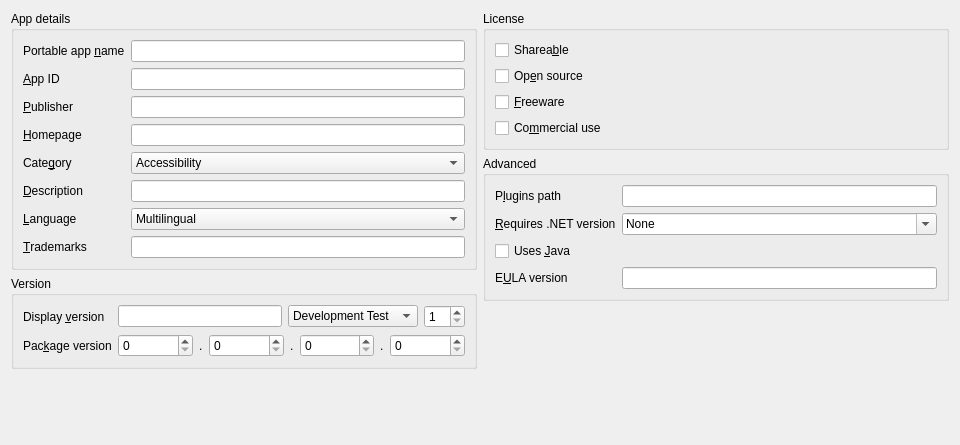
<?xml version="1.0" encoding="UTF-8"?>
<ui version="4.0">
 <class>PageDetails</class>
 <widget class="QWidget" name="PageDetails">
  <property name="geometry">
   <rect>
    <x>0</x>
    <y>0</y>
    <width>960</width>
    <height>445</height>
   </rect>
  </property>
  <layout class="QGridLayout" name="gridLayout">
   <item row="2" column="2">
    <layout class="QVBoxLayout" name="left_column">
     <item>
      <widget class="QGroupBox" name="DetailsGroupBox">
       <property name="sizePolicy">
        <sizepolicy hsizetype="Preferred" vsizetype="Preferred">
         <horstretch>1</horstretch>
         <verstretch>0</verstretch>
        </sizepolicy>
       </property>
       <property name="title">
        <string>App details</string>
       </property>
       <layout class="QFormLayout" name="formLayout_4">
        <property name="fieldGrowthPolicy">
         <enum>QFormLayout::AllNonFixedFieldsGrow</enum>
        </property>
        <item row="0" column="0">
         <widget class="QLabel" name="NameLabel">
          <property name="text">
           <string>Portable app &amp;name</string>
          </property>
          <property name="buddy">
           <cstring>Name</cstring>
          </property>
         </widget>
        </item>
        <item row="0" column="1">
         <widget class="QLineEdit" name="Name">
          <property name="maxLength">
           <number>128</number>
          </property>
         </widget>
        </item>
        <item row="1" column="0">
         <widget class="QLabel" name="AppIDLabel">
          <property name="text">
           <string>&amp;App ID</string>
          </property>
          <property name="buddy">
           <cstring>AppID</cstring>
          </property>
         </widget>
        </item>
        <item row="1" column="1">
         <widget class="QLineEdit" name="AppID">
          <property name="maxLength">
           <number>128</number>
          </property>
         </widget>
        </item>
        <item row="2" column="0">
         <widget class="QLabel" name="PublisherLabel">
          <property name="text">
           <string>&amp;Publisher</string>
          </property>
          <property name="buddy">
           <cstring>Publisher</cstring>
          </property>
         </widget>
        </item>
        <item row="2" column="1">
         <widget class="QLineEdit" name="Publisher">
          <property name="maxLength">
           <number>128</number>
          </property>
         </widget>
        </item>
        <item row="3" column="0">
         <widget class="QLabel" name="HomepageLabel">
          <property name="text">
           <string>&amp;Homepage</string>
          </property>
          <property name="buddy">
           <cstring>Homepage</cstring>
          </property>
         </widget>
        </item>
        <item row="3" column="1">
         <widget class="QLineEdit" name="Homepage">
          <property name="maxLength">
           <number>128</number>
          </property>
         </widget>
        </item>
        <item row="4" column="0">
         <widget class="QLabel" name="CategoryLabel">
          <property name="text">
           <string>Cate&amp;gory</string>
          </property>
          <property name="buddy">
           <cstring>Category</cstring>
          </property>
         </widget>
        </item>
        <item row="4" column="1">
         <widget class="QComboBox" name="Category">
          <item>
           <property name="text">
            <string notr="true">Accessibility</string>
           </property>
          </item>
          <item>
           <property name="text">
            <string notr="true">Development</string>
           </property>
          </item>
          <item>
           <property name="text">
            <string notr="true">Education</string>
           </property>
          </item>
          <item>
           <property name="text">
            <string notr="true">Games</string>
           </property>
          </item>
          <item>
           <property name="text">
            <string notr="true">Graphics &amp; Pictures</string>
           </property>
          </item>
          <item>
           <property name="text">
            <string notr="true">Internet</string>
           </property>
          </item>
          <item>
           <property name="text">
            <string notr="true">Music &amp; Video</string>
           </property>
          </item>
          <item>
           <property name="text">
            <string notr="true">Office</string>
           </property>
          </item>
          <item>
           <property name="text">
            <string notr="true">Security</string>
           </property>
          </item>
          <item>
           <property name="text">
            <string notr="true">Utilities</string>
           </property>
          </item>
         </widget>
        </item>
        <item row="5" column="0">
         <widget class="QLabel" name="DescriptionLabel">
          <property name="text">
           <string>&amp;Description</string>
          </property>
          <property name="buddy">
           <cstring>Description</cstring>
          </property>
         </widget>
        </item>
        <item row="5" column="1">
         <widget class="QLineEdit" name="Description">
          <property name="maxLength">
           <number>512</number>
          </property>
         </widget>
        </item>
        <item row="6" column="0">
         <widget class="QLabel" name="LanguageLabel">
          <property name="text">
           <string>&amp;Language</string>
          </property>
          <property name="buddy">
           <cstring>Language</cstring>
          </property>
         </widget>
        </item>
        <item row="6" column="1">
         <widget class="QComboBox" name="Language">
          <item>
           <property name="text">
            <string notr="true">Multilingual</string>
           </property>
          </item>
          <item>
           <property name="text">
            <string notr="true">English</string>
           </property>
          </item>
          <item>
           <property name="text">
            <string notr="true">Afrikaans</string>
           </property>
          </item>
          <item>
           <property name="text">
            <string notr="true">Albanian</string>
           </property>
          </item>
          <item>
           <property name="text">
            <string notr="true">Arabic</string>
           </property>
          </item>
          <item>
           <property name="text">
            <string notr="true">Armenian</string>
           </property>
          </item>
          <item>
           <property name="text">
            <string notr="true">Basque</string>
           </property>
          </item>
          <item>
           <property name="text">
            <string notr="true">Belarusian</string>
           </property>
          </item>
          <item>
           <property name="text">
            <string notr="true">Bosnian</string>
           </property>
          </item>
          <item>
           <property name="text">
            <string notr="true">Breton</string>
           </property>
          </item>
          <item>
           <property name="text">
            <string notr="true">Bulgarian</string>
           </property>
          </item>
          <item>
           <property name="text">
            <string notr="true">Catalan</string>
           </property>
          </item>
          <item>
           <property name="text">
            <string notr="true">Cibemba</string>
           </property>
          </item>
          <item>
           <property name="text">
            <string notr="true">Croatian</string>
           </property>
          </item>
          <item>
           <property name="text">
            <string notr="true">Czech</string>
           </property>
          </item>
          <item>
           <property name="text">
            <string notr="true">Danish</string>
           </property>
          </item>
          <item>
           <property name="text">
            <string notr="true">Dutch</string>
           </property>
          </item>
          <item>
           <property name="text">
            <string notr="true">Efik</string>
           </property>
          </item>
          <item>
           <property name="text">
            <string notr="true">Estonian</string>
           </property>
          </item>
          <item>
           <property name="text">
            <string notr="true">Farsi</string>
           </property>
          </item>
          <item>
           <property name="text">
            <string notr="true">Finnish</string>
           </property>
          </item>
          <item>
           <property name="text">
            <string notr="true">French</string>
           </property>
          </item>
          <item>
           <property name="text">
            <string notr="true">Galician</string>
           </property>
          </item>
          <item>
           <property name="text">
            <string notr="true">Georgian</string>
           </property>
          </item>
          <item>
           <property name="text">
            <string notr="true">German</string>
           </property>
          </item>
          <item>
           <property name="text">
            <string notr="true">Greek</string>
           </property>
          </item>
          <item>
           <property name="text">
            <string notr="true">Hebrew</string>
           </property>
          </item>
          <item>
           <property name="text">
            <string notr="true">Hungarian</string>
           </property>
          </item>
          <item>
           <property name="text">
            <string notr="true">Icelandic</string>
           </property>
          </item>
          <item>
           <property name="text">
            <string notr="true">Igbo</string>
           </property>
          </item>
          <item>
           <property name="text">
            <string notr="true">Indonesian</string>
           </property>
          </item>
          <item>
           <property name="text">
            <string notr="true">Irish</string>
           </property>
          </item>
          <item>
           <property name="text">
            <string notr="true">Italian</string>
           </property>
          </item>
          <item>
           <property name="text">
            <string notr="true">Japanese</string>
           </property>
          </item>
          <item>
           <property name="text">
            <string notr="true">Khmer</string>
           </property>
          </item>
          <item>
           <property name="text">
            <string notr="true">Korean</string>
           </property>
          </item>
          <item>
           <property name="text">
            <string notr="true">Kurdish</string>
           </property>
          </item>
          <item>
           <property name="text">
            <string notr="true">Latvian</string>
           </property>
          </item>
          <item>
           <property name="text">
            <string notr="true">Lithuanian</string>
           </property>
          </item>
          <item>
           <property name="text">
            <string notr="true">Luxembourgish</string>
           </property>
          </item>
          <item>
           <property name="text">
            <string notr="true">Macedonian</string>
           </property>
          </item>
          <item>
           <property name="text">
            <string notr="true">Malagasy</string>
           </property>
          </item>
          <item>
           <property name="text">
            <string notr="true">Malay</string>
           </property>
          </item>
          <item>
           <property name="text">
            <string notr="true">Mongolian</string>
           </property>
          </item>
          <item>
           <property name="text">
            <string notr="true">Norwegian</string>
           </property>
          </item>
          <item>
           <property name="text">
            <string notr="true">NorwegianNynorsk</string>
           </property>
          </item>
          <item>
           <property name="text">
            <string notr="true">Pashto</string>
           </property>
          </item>
          <item>
           <property name="text">
            <string notr="true">Polish</string>
           </property>
          </item>
          <item>
           <property name="text">
            <string notr="true">Portuguese</string>
           </property>
          </item>
          <item>
           <property name="text">
            <string notr="true">PortugueseBR</string>
           </property>
          </item>
          <item>
           <property name="text">
            <string notr="true">Romanian</string>
           </property>
          </item>
          <item>
           <property name="text">
            <string notr="true">Russian</string>
           </property>
          </item>
          <item>
           <property name="text">
            <string notr="true">Serbian</string>
           </property>
          </item>
          <item>
           <property name="text">
            <string notr="true">SerbianLatin</string>
           </property>
          </item>
          <item>
           <property name="text">
            <string notr="true">SimpChinese</string>
           </property>
          </item>
          <item>
           <property name="text">
            <string notr="true">Slovak</string>
           </property>
          </item>
          <item>
           <property name="text">
            <string notr="true">Slovenian</string>
           </property>
          </item>
          <item>
           <property name="text">
            <string notr="true">Spanish</string>
           </property>
          </item>
          <item>
           <property name="text">
            <string notr="true">SpanishInternational</string>
           </property>
          </item>
          <item>
           <property name="text">
            <string notr="true">Swahili</string>
           </property>
          </item>
          <item>
           <property name="text">
            <string notr="true">Swedish</string>
           </property>
          </item>
          <item>
           <property name="text">
            <string notr="true">Thai</string>
           </property>
          </item>
          <item>
           <property name="text">
            <string notr="true">TradChinese</string>
           </property>
          </item>
          <item>
           <property name="text">
            <string notr="true">Turkish</string>
           </property>
          </item>
          <item>
           <property name="text">
            <string notr="true">Ukranian</string>
           </property>
          </item>
          <item>
           <property name="text">
            <string notr="true">Uzbek</string>
           </property>
          </item>
          <item>
           <property name="text">
            <string notr="true">Valencian</string>
           </property>
          </item>
          <item>
           <property name="text">
            <string notr="true">Vietnamese</string>
           </property>
          </item>
          <item>
           <property name="text">
            <string notr="true">Welsh</string>
           </property>
          </item>
          <item>
           <property name="text">
            <string notr="true">Yoruba</string>
           </property>
          </item>
         </widget>
        </item>
        <item row="7" column="0">
         <widget class="QLabel" name="TrademarksLabel">
          <property name="text">
           <string>&amp;Trademarks</string>
          </property>
          <property name="buddy">
           <cstring>Trademarks</cstring>
          </property>
         </widget>
        </item>
        <item row="7" column="1">
         <widget class="QLineEdit" name="Trademarks">
          <property name="maxLength">
           <number>512</number>
          </property>
         </widget>
        </item>
       </layout>
      </widget>
     </item>
     <item>
      <widget class="QGroupBox" name="VersionGroupBox">
       <property name="title">
        <string>Version</string>
       </property>
       <layout class="QFormLayout" name="formLayout_2">
        <property name="fieldGrowthPolicy">
         <enum>QFormLayout::AllNonFixedFieldsGrow</enum>
        </property>
        <item row="0" column="0">
         <widget class="QLabel" name="DisplayVersionLabel">
          <property name="text">
           <string>Display &amp;version</string>
          </property>
          <property name="buddy">
           <cstring>DisplayVersionBase</cstring>
          </property>
         </widget>
        </item>
        <item row="0" column="1">
         <layout class="QHBoxLayout" name="horizontalLayout_3">
          <item>
           <widget class="QLineEdit" name="DisplayVersionBase">
            <property name="maxLength">
             <number>20</number>
            </property>
           </widget>
          </item>
          <item>
           <widget class="QComboBox" name="DisplayVersionType">
            <item>
             <property name="text">
              <string notr="true">Development Test</string>
             </property>
            </item>
            <item>
             <property name="text">
              <string notr="true">Pre-Release</string>
             </property>
            </item>
            <item>
             <property name="text">
              <string notr="true">(official release)</string>
             </property>
            </item>
            <item>
             <property name="text">
              <string notr="true">Revision</string>
             </property>
            </item>
           </widget>
          </item>
          <item>
           <widget class="QSpinBox" name="DisplayVersionNum">
            <property name="minimum">
             <number>1</number>
            </property>
           </widget>
          </item>
         </layout>
        </item>
        <item row="1" column="0">
         <widget class="QLabel" name="PackageVersionLabel">
          <property name="text">
           <string>Pac&amp;kage version</string>
          </property>
          <property name="buddy">
           <cstring>PackageVersion1</cstring>
          </property>
         </widget>
        </item>
        <item row="1" column="1">
         <layout class="QHBoxLayout" name="horizontalLayout_5">
          <item>
           <widget class="QSpinBox" name="PackageVersion1">
            <property name="maximum">
             <number>65535</number>
            </property>
           </widget>
          </item>
          <item>
           <widget class="QLabel" name="PackageVersionDot1">
            <property name="sizePolicy">
             <sizepolicy hsizetype="Fixed" vsizetype="Preferred">
              <horstretch>0</horstretch>
              <verstretch>0</verstretch>
             </sizepolicy>
            </property>
            <property name="text">
             <string>.</string>
            </property>
           </widget>
          </item>
          <item>
           <widget class="QSpinBox" name="PackageVersion2">
            <property name="maximum">
             <number>65535</number>
            </property>
           </widget>
          </item>
          <item>
           <widget class="QLabel" name="PackageVersionDot2">
            <property name="sizePolicy">
             <sizepolicy hsizetype="Fixed" vsizetype="Preferred">
              <horstretch>0</horstretch>
              <verstretch>0</verstretch>
             </sizepolicy>
            </property>
            <property name="text">
             <string>.</string>
            </property>
           </widget>
          </item>
          <item>
           <widget class="QSpinBox" name="PackageVersion3">
            <property name="maximum">
             <number>65535</number>
            </property>
           </widget>
          </item>
          <item>
           <widget class="QLabel" name="PackageVersionDot3">
            <property name="sizePolicy">
             <sizepolicy hsizetype="Fixed" vsizetype="Preferred">
              <horstretch>0</horstretch>
              <verstretch>0</verstretch>
             </sizepolicy>
            </property>
            <property name="text">
             <string>.</string>
            </property>
           </widget>
          </item>
          <item>
           <widget class="QSpinBox" name="PackageVersion4">
            <property name="maximum">
             <number>65535</number>
            </property>
           </widget>
          </item>
         </layout>
        </item>
       </layout>
      </widget>
     </item>
     <item>
      <spacer name="left_spacer">
       <property name="orientation">
        <enum>Qt::Vertical</enum>
       </property>
       <property name="sizeHint" stdset="0">
        <size>
         <width>20</width>
         <height>10</height>
        </size>
       </property>
      </spacer>
     </item>
    </layout>
   </item>
   <item row="2" column="3">
    <layout class="QVBoxLayout" name="right_column">
     <item>
      <widget class="QGroupBox" name="LicenseGroupBox">
       <property name="title">
        <string>License</string>
       </property>
       <layout class="QFormLayout" name="formLayout_5">
        <property name="fieldGrowthPolicy">
         <enum>QFormLayout::AllNonFixedFieldsGrow</enum>
        </property>
        <item row="0" column="0">
         <widget class="QCheckBox" name="Shareable">
          <property name="text">
           <string>Sharea&amp;ble</string>
          </property>
         </widget>
        </item>
        <item row="1" column="0">
         <widget class="QCheckBox" name="OpenSource">
          <property name="text">
           <string>Op&amp;en source</string>
          </property>
         </widget>
        </item>
        <item row="2" column="0">
         <widget class="QCheckBox" name="Freeware">
          <property name="text">
           <string>&amp;Freeware</string>
          </property>
         </widget>
        </item>
        <item row="3" column="0">
         <widget class="QCheckBox" name="CommercialUse">
          <property name="text">
           <string>Co&amp;mmercial use</string>
          </property>
         </widget>
        </item>
       </layout>
      </widget>
     </item>
     <item>
      <widget class="QGroupBox" name="AdvancedGroupBox">
       <property name="title">
        <string>Advanced</string>
       </property>
       <layout class="QFormLayout" name="formLayout_7">
        <property name="fieldGrowthPolicy">
         <enum>QFormLayout::AllNonFixedFieldsGrow</enum>
        </property>
        <item row="0" column="0">
         <widget class="QLabel" name="PluginsPathLabel">
          <property name="text">
           <string>P&amp;lugins path</string>
          </property>
          <property name="buddy">
           <cstring>PluginsPath</cstring>
          </property>
         </widget>
        </item>
        <item row="0" column="1">
         <widget class="QLineEdit" name="PluginsPath">
          <property name="maxLength">
           <number>256</number>
          </property>
         </widget>
        </item>
        <item row="2" column="0">
         <widget class="QLabel" name="UsesDotNetVersionLabel">
          <property name="text">
           <string>&amp;Requires .NET version</string>
          </property>
          <property name="buddy">
           <cstring>UsesDotNetVersion</cstring>
          </property>
         </widget>
        </item>
        <item row="2" column="1">
         <widget class="QComboBox" name="UsesDotNetVersion">
          <property name="editable">
           <bool>true</bool>
          </property>
          <item>
           <property name="text">
            <string notr="true">None</string>
           </property>
          </item>
          <item>
           <property name="text">
            <string notr="true">1.1</string>
           </property>
          </item>
          <item>
           <property name="text">
            <string notr="true">2.0</string>
           </property>
          </item>
          <item>
           <property name="text">
            <string notr="true">3.0</string>
           </property>
          </item>
          <item>
           <property name="text">
            <string notr="true">3.5</string>
           </property>
          </item>
          <item>
           <property name="text">
            <string notr="true">4.0</string>
           </property>
          </item>
         </widget>
        </item>
        <item row="3" column="0">
         <widget class="QCheckBox" name="UsesJava">
          <property name="text">
           <string>Uses &amp;Java</string>
          </property>
         </widget>
        </item>
        <item row="4" column="0">
         <widget class="QLabel" name="EULAVersionLabel">
          <property name="text">
           <string>E&amp;ULA version</string>
          </property>
          <property name="buddy">
           <cstring>EULAVersion</cstring>
          </property>
         </widget>
        </item>
        <item row="4" column="1">
         <widget class="QLineEdit" name="EULAVersion">
          <property name="maxLength">
           <number>128</number>
          </property>
         </widget>
        </item>
       </layout>
      </widget>
     </item>
     <item>
      <spacer name="verticalSpacer_2">
       <property name="orientation">
        <enum>Qt::Vertical</enum>
       </property>
       <property name="sizeHint" stdset="0">
        <size>
         <width>20</width>
         <height>40</height>
        </size>
       </property>
      </spacer>
     </item>
    </layout>
   </item>
  </layout>
 </widget>
 <resources/>
 <connections/>
</ui>
